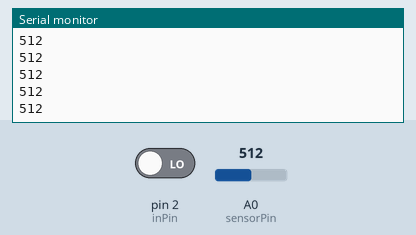
Recording of a sketch running on a simulated Arduino Uno, built with avr-gcc and run on an emulated ATmega328P. Parts: the last lines printed to the serial monitor. The inputs (shaded band) are chosen by the test bench; at power-on: pin 2 (inPin) LOW, A0 (sensorPin) = 512.

Above: at 1.2 s.
1.3 s: pin 2 (inPin) driven HIGH
2.8 s: A0 (sensorPin) set to 716
At 3.4 s:
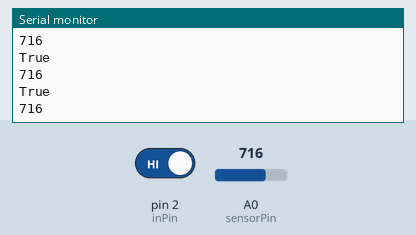
4.3 s: A0 (sensorPin) set to 900
At 4.9 s:
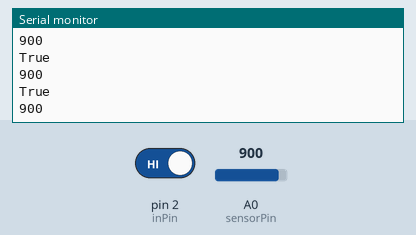
5.8 s: pin 2 (inPin) driven LOW
Timing chart, 0 to 6.9 s (numbered marks = the images above; inputs shaded):
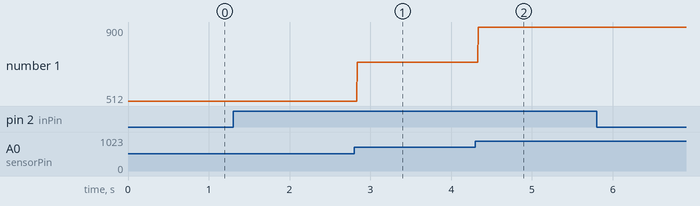

Measured:
- after the input at 2.8 s, the serial monitor: prints a new line at once (image 1)
- after the input at 4.3 s, the serial monitor: prints a new line at once (image 2)
- plotted number 1: 512 → 716 after the input at 2.8 s, 716 → 900 after the input at 4.3 s

The sketch:

ironSourceHack.ino
```cpp
int sensorPin = A0; // select the input pin for LDR
int sensorValue = 0; // variable to store the value coming from the sensor
int inPin = 2;   // choose the input pin (for a pushbutton)
bool val = false;     // variable for reading the pin status

void setup() {
  pinMode(inPin, INPUT);
  Serial.begin(19200); //sets serial port for communication
}

void loop() {
  val = digitalRead(inPin);
  sensorValue = analogRead(sensorPin); // read the value from the sensor
  Serial.println(sensorValue); //prints the values coming from the sensor
  if (val == HIGH) {
    Serial.println("True");
  }
}
```
